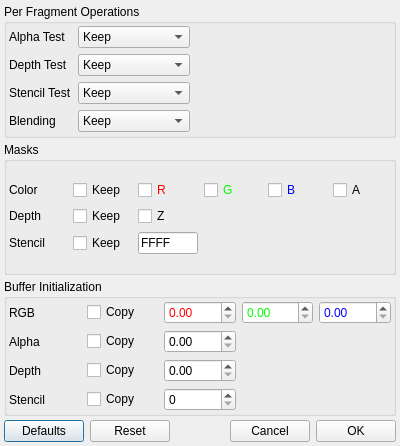
<ui version="4.0" >
 <class>dFragmentTest</class>
 <widget class="QDialog" name="dFragmentTest" >
  <property name="geometry" >
   <rect>
    <x>0</x>
    <y>0</y>
    <width>400</width>
    <height>446</height>
   </rect>
  </property>
  <property name="windowTitle" >
   <string>Dialog</string>
  </property>
  <layout class="QVBoxLayout" >
   <property name="margin" >
    <number>4</number>
   </property>
   <property name="spacing" >
    <number>4</number>
   </property>
   <item>
    <widget class="QGroupBox" name="groupBox_2" >
     <property name="sizePolicy" >
      <sizepolicy>
       <hsizetype>5</hsizetype>
       <vsizetype>1</vsizetype>
       <horstretch>0</horstretch>
       <verstretch>0</verstretch>
      </sizepolicy>
     </property>
     <property name="title" >
      <string>Per Fragment Operations</string>
     </property>
     <layout class="QGridLayout" >
      <property name="margin" >
       <number>2</number>
      </property>
      <property name="spacing" >
       <number>0</number>
      </property>
      <item row="0" column="0" >
       <layout class="QGridLayout" >
        <property name="margin" >
         <number>0</number>
        </property>
        <property name="spacing" >
         <number>6</number>
        </property>
        <item row="0" column="0" >
         <widget class="QLabel" name="label_5" >
          <property name="text" >
           <string>Alpha Test</string>
          </property>
         </widget>
        </item>
        <item row="1" column="0" >
         <widget class="QLabel" name="label_6" >
          <property name="text" >
           <string>Depth Test</string>
          </property>
         </widget>
        </item>
        <item row="2" column="0" >
         <widget class="QLabel" name="label_7" >
          <property name="text" >
           <string>Stencil Test</string>
          </property>
         </widget>
        </item>
        <item row="3" column="0" >
         <widget class="QLabel" name="label_8" >
          <property name="text" >
           <string>Blending</string>
          </property>
         </widget>
        </item>
        <item row="0" column="1" >
         <widget class="QComboBox" name="cbAlphaTest" >
          <property name="sizeAdjustPolicy" >
           <enum>QComboBox::AdjustToContents</enum>
          </property>
          <item>
           <property name="text" >
            <string>Keep</string>
           </property>
          </item>
          <item>
           <property name="text" >
            <string>Force Disabled</string>
           </property>
          </item>
          <item>
           <property name="text" >
            <string>Force Enabled</string>
           </property>
          </item>
         </widget>
        </item>
        <item row="0" column="2" >
         <spacer>
          <property name="orientation" >
           <enum>Qt::Horizontal</enum>
          </property>
          <property name="sizeHint" >
           <size>
            <width>40</width>
            <height>20</height>
           </size>
          </property>
         </spacer>
        </item>
        <item row="1" column="1" >
         <widget class="QComboBox" name="cbDepthTest" >
          <item>
           <property name="text" >
            <string>Keep</string>
           </property>
          </item>
          <item>
           <property name="text" >
            <string>Force Disabled</string>
           </property>
          </item>
          <item>
           <property name="text" >
            <string>Force Enabled</string>
           </property>
          </item>
         </widget>
        </item>
        <item row="2" column="1" >
         <widget class="QComboBox" name="cbStenciltest" >
          <item>
           <property name="text" >
            <string>Keep</string>
           </property>
          </item>
          <item>
           <property name="text" >
            <string>Force Disabled</string>
           </property>
          </item>
          <item>
           <property name="text" >
            <string>Force Enabled</string>
           </property>
          </item>
         </widget>
        </item>
        <item row="3" column="1" >
         <widget class="QComboBox" name="cbBlending" >
          <item>
           <property name="text" >
            <string>Keep</string>
           </property>
          </item>
          <item>
           <property name="text" >
            <string>Force Disabled</string>
           </property>
          </item>
          <item>
           <property name="text" >
            <string>Force Enabled</string>
           </property>
          </item>
         </widget>
        </item>
        <item row="1" column="2" >
         <spacer>
          <property name="orientation" >
           <enum>Qt::Horizontal</enum>
          </property>
          <property name="sizeHint" >
           <size>
            <width>40</width>
            <height>20</height>
           </size>
          </property>
         </spacer>
        </item>
        <item row="2" column="2" >
         <spacer>
          <property name="orientation" >
           <enum>Qt::Horizontal</enum>
          </property>
          <property name="sizeHint" >
           <size>
            <width>40</width>
            <height>20</height>
           </size>
          </property>
         </spacer>
        </item>
        <item row="3" column="2" >
         <spacer>
          <property name="orientation" >
           <enum>Qt::Horizontal</enum>
          </property>
          <property name="sizeHint" >
           <size>
            <width>40</width>
            <height>20</height>
           </size>
          </property>
         </spacer>
        </item>
       </layout>
      </item>
     </layout>
    </widget>
   </item>
   <item>
    <widget class="QGroupBox" name="groupBox_3" >
     <property name="title" >
      <string>Masks</string>
     </property>
     <layout class="QGridLayout" >
      <property name="margin" >
       <number>2</number>
      </property>
      <property name="spacing" >
       <number>0</number>
      </property>
      <item row="0" column="0" >
       <layout class="QGridLayout" >
        <property name="margin" >
         <number>0</number>
        </property>
        <property name="spacing" >
         <number>6</number>
        </property>
        <item row="0" column="0" >
         <widget class="QLabel" name="label_9" >
          <property name="text" >
           <string>Color</string>
          </property>
         </widget>
        </item>
        <item row="1" column="0" >
         <widget class="QLabel" name="label_10" >
          <property name="text" >
           <string>Depth</string>
          </property>
         </widget>
        </item>
        <item row="2" column="0" >
         <widget class="QLabel" name="label_11" >
          <property name="text" >
           <string>Stencil</string>
          </property>
         </widget>
        </item>
        <item row="0" column="2" >
         <widget class="QCheckBox" name="checkBox" >
          <property name="palette" >
           <palette>
            <active>
             <colorrole role="WindowText" >
              <brush brushstyle="SolidPattern" >
               <color alpha="255" >
                <red>255</red>
                <green>0</green>
                <blue>0</blue>
               </color>
              </brush>
             </colorrole>
             <colorrole role="Text" >
              <brush brushstyle="SolidPattern" >
               <color alpha="255" >
                <red>0</red>
                <green>0</green>
                <blue>0</blue>
               </color>
              </brush>
             </colorrole>
             <colorrole role="ButtonText" >
              <brush brushstyle="SolidPattern" >
               <color alpha="255" >
                <red>0</red>
                <green>0</green>
                <blue>0</blue>
               </color>
              </brush>
             </colorrole>
            </active>
            <inactive>
             <colorrole role="WindowText" >
              <brush brushstyle="SolidPattern" >
               <color alpha="255" >
                <red>255</red>
                <green>0</green>
                <blue>0</blue>
               </color>
              </brush>
             </colorrole>
             <colorrole role="Text" >
              <brush brushstyle="SolidPattern" >
               <color alpha="255" >
                <red>0</red>
                <green>0</green>
                <blue>0</blue>
               </color>
              </brush>
             </colorrole>
             <colorrole role="ButtonText" >
              <brush brushstyle="SolidPattern" >
               <color alpha="255" >
                <red>0</red>
                <green>0</green>
                <blue>0</blue>
               </color>
              </brush>
             </colorrole>
            </inactive>
            <disabled>
             <colorrole role="WindowText" >
              <brush brushstyle="SolidPattern" >
               <color alpha="255" >
                <red>128</red>
                <green>128</green>
                <blue>128</blue>
               </color>
              </brush>
             </colorrole>
             <colorrole role="Text" >
              <brush brushstyle="SolidPattern" >
               <color alpha="255" >
                <red>199</red>
                <green>199</green>
                <blue>199</blue>
               </color>
              </brush>
             </colorrole>
             <colorrole role="ButtonText" >
              <brush brushstyle="SolidPattern" >
               <color alpha="255" >
                <red>128</red>
                <green>128</green>
                <blue>128</blue>
               </color>
              </brush>
             </colorrole>
            </disabled>
           </palette>
          </property>
          <property name="text" >
           <string>R</string>
          </property>
         </widget>
        </item>
        <item row="0" column="3" >
         <widget class="QCheckBox" name="checkBox_2" >
          <property name="palette" >
           <palette>
            <active>
             <colorrole role="WindowText" >
              <brush brushstyle="SolidPattern" >
               <color alpha="255" >
                <red>0</red>
                <green>255</green>
                <blue>0</blue>
               </color>
              </brush>
             </colorrole>
            </active>
            <inactive>
             <colorrole role="WindowText" >
              <brush brushstyle="SolidPattern" >
               <color alpha="255" >
                <red>0</red>
                <green>255</green>
                <blue>0</blue>
               </color>
              </brush>
             </colorrole>
            </inactive>
            <disabled>
             <colorrole role="WindowText" >
              <brush brushstyle="SolidPattern" >
               <color alpha="255" >
                <red>128</red>
                <green>128</green>
                <blue>128</blue>
               </color>
              </brush>
             </colorrole>
            </disabled>
           </palette>
          </property>
          <property name="text" >
           <string>G</string>
          </property>
         </widget>
        </item>
        <item row="0" column="4" >
         <widget class="QCheckBox" name="checkBox_3" >
          <property name="palette" >
           <palette>
            <active>
             <colorrole role="WindowText" >
              <brush brushstyle="SolidPattern" >
               <color alpha="255" >
                <red>0</red>
                <green>0</green>
                <blue>255</blue>
               </color>
              </brush>
             </colorrole>
            </active>
            <inactive>
             <colorrole role="WindowText" >
              <brush brushstyle="SolidPattern" >
               <color alpha="255" >
                <red>0</red>
                <green>0</green>
                <blue>255</blue>
               </color>
              </brush>
             </colorrole>
            </inactive>
            <disabled>
             <colorrole role="WindowText" >
              <brush brushstyle="SolidPattern" >
               <color alpha="255" >
                <red>128</red>
                <green>128</green>
                <blue>128</blue>
               </color>
              </brush>
             </colorrole>
            </disabled>
           </palette>
          </property>
          <property name="text" >
           <string>B</string>
          </property>
         </widget>
        </item>
        <item row="0" column="5" >
         <widget class="QCheckBox" name="checkBox_4" >
          <property name="text" >
           <string>A</string>
          </property>
         </widget>
        </item>
        <item row="1" column="2" >
         <widget class="QCheckBox" name="checkBox_5" >
          <property name="text" >
           <string>Z</string>
          </property>
         </widget>
        </item>
        <item row="2" column="2" >
         <widget class="QLineEdit" name="lineEdit" >
          <property name="sizePolicy" >
           <sizepolicy>
            <hsizetype>0</hsizetype>
            <vsizetype>0</vsizetype>
            <horstretch>0</horstretch>
            <verstretch>0</verstretch>
           </sizepolicy>
          </property>
          <property name="maximumSize" >
           <size>
            <width>60</width>
            <height>16777215</height>
           </size>
          </property>
          <property name="inputMask" >
           <string>HHhh; </string>
          </property>
          <property name="text" >
           <string>FFFF</string>
          </property>
          <property name="cursorPosition" >
           <number>0</number>
          </property>
         </widget>
        </item>
        <item row="2" column="1" >
         <widget class="QCheckBox" name="checkBox_6" >
          <property name="text" >
           <string>Keep</string>
          </property>
         </widget>
        </item>
        <item row="1" column="1" >
         <widget class="QCheckBox" name="checkBox_7" >
          <property name="text" >
           <string>Keep</string>
          </property>
         </widget>
        </item>
        <item row="0" column="1" >
         <widget class="QCheckBox" name="checkBox_8" >
          <property name="text" >
           <string>Keep</string>
          </property>
         </widget>
        </item>
       </layout>
      </item>
     </layout>
    </widget>
   </item>
   <item>
    <widget class="QGroupBox" name="groupBox" >
     <property name="title" >
      <string>Buffer Initialization</string>
     </property>
     <layout class="QGridLayout" >
      <property name="margin" >
       <number>2</number>
      </property>
      <property name="spacing" >
       <number>0</number>
      </property>
      <item row="0" column="0" >
       <layout class="QGridLayout" >
        <property name="margin" >
         <number>0</number>
        </property>
        <property name="spacing" >
         <number>6</number>
        </property>
        <item row="2" column="1" >
         <widget class="QCheckBox" name="cbDepthCopy" >
          <property name="text" >
           <string>Copy</string>
          </property>
         </widget>
        </item>
        <item row="0" column="1" >
         <widget class="QCheckBox" name="cbRGBCopy" >
          <property name="text" >
           <string>Copy</string>
          </property>
         </widget>
        </item>
        <item row="0" column="0" >
         <widget class="QLabel" name="label" >
          <property name="text" >
           <string>RGB</string>
          </property>
         </widget>
        </item>
        <item row="1" column="2" >
         <widget class="QDoubleSpinBox" name="dsAlphaValue" />
        </item>
        <item row="0" column="3" >
         <widget class="QDoubleSpinBox" name="dsGreenValue" >
          <property name="palette" >
           <palette>
            <active>
             <colorrole role="WindowText" >
              <brush brushstyle="SolidPattern" >
               <color alpha="255" >
                <red>0</red>
                <green>0</green>
                <blue>0</blue>
               </color>
              </brush>
             </colorrole>
             <colorrole role="Text" >
              <brush brushstyle="SolidPattern" >
               <color alpha="255" >
                <red>0</red>
                <green>255</green>
                <blue>0</blue>
               </color>
              </brush>
             </colorrole>
             <colorrole role="ButtonText" >
              <brush brushstyle="SolidPattern" >
               <color alpha="255" >
                <red>0</red>
                <green>255</green>
                <blue>0</blue>
               </color>
              </brush>
             </colorrole>
            </active>
            <inactive>
             <colorrole role="WindowText" >
              <brush brushstyle="SolidPattern" >
               <color alpha="255" >
                <red>0</red>
                <green>0</green>
                <blue>0</blue>
               </color>
              </brush>
             </colorrole>
             <colorrole role="Text" >
              <brush brushstyle="SolidPattern" >
               <color alpha="255" >
                <red>0</red>
                <green>255</green>
                <blue>0</blue>
               </color>
              </brush>
             </colorrole>
             <colorrole role="ButtonText" >
              <brush brushstyle="SolidPattern" >
               <color alpha="255" >
                <red>0</red>
                <green>255</green>
                <blue>0</blue>
               </color>
              </brush>
             </colorrole>
            </inactive>
            <disabled>
             <colorrole role="WindowText" >
              <brush brushstyle="SolidPattern" >
               <color alpha="255" >
                <red>128</red>
                <green>128</green>
                <blue>128</blue>
               </color>
              </brush>
             </colorrole>
             <colorrole role="Text" >
              <brush brushstyle="SolidPattern" >
               <color alpha="255" >
                <red>199</red>
                <green>199</green>
                <blue>199</blue>
               </color>
              </brush>
             </colorrole>
             <colorrole role="ButtonText" >
              <brush brushstyle="SolidPattern" >
               <color alpha="255" >
                <red>128</red>
                <green>128</green>
                <blue>128</blue>
               </color>
              </brush>
             </colorrole>
            </disabled>
           </palette>
          </property>
         </widget>
        </item>
        <item row="0" column="4" >
         <widget class="QDoubleSpinBox" name="dsBlueValue" >
          <property name="palette" >
           <palette>
            <active>
             <colorrole role="Text" >
              <brush brushstyle="SolidPattern" >
               <color alpha="255" >
                <red>0</red>
                <green>0</green>
                <blue>255</blue>
               </color>
              </brush>
             </colorrole>
             <colorrole role="ButtonText" >
              <brush brushstyle="SolidPattern" >
               <color alpha="255" >
                <red>0</red>
                <green>0</green>
                <blue>255</blue>
               </color>
              </brush>
             </colorrole>
            </active>
            <inactive>
             <colorrole role="Text" >
              <brush brushstyle="SolidPattern" >
               <color alpha="255" >
                <red>0</red>
                <green>0</green>
                <blue>255</blue>
               </color>
              </brush>
             </colorrole>
             <colorrole role="ButtonText" >
              <brush brushstyle="SolidPattern" >
               <color alpha="255" >
                <red>0</red>
                <green>0</green>
                <blue>255</blue>
               </color>
              </brush>
             </colorrole>
            </inactive>
            <disabled>
             <colorrole role="Text" >
              <brush brushstyle="SolidPattern" >
               <color alpha="255" >
                <red>199</red>
                <green>199</green>
                <blue>199</blue>
               </color>
              </brush>
             </colorrole>
             <colorrole role="ButtonText" >
              <brush brushstyle="SolidPattern" >
               <color alpha="255" >
                <red>128</red>
                <green>128</green>
                <blue>128</blue>
               </color>
              </brush>
             </colorrole>
            </disabled>
           </palette>
          </property>
         </widget>
        </item>
        <item row="1" column="1" >
         <widget class="QCheckBox" name="cbAlphaCopy" >
          <property name="text" >
           <string>Copy</string>
          </property>
         </widget>
        </item>
        <item row="0" column="2" >
         <widget class="QDoubleSpinBox" name="dsRedValue" >
          <property name="palette" >
           <palette>
            <active>
             <colorrole role="Text" >
              <brush brushstyle="SolidPattern" >
               <color alpha="255" >
                <red>255</red>
                <green>0</green>
                <blue>0</blue>
               </color>
              </brush>
             </colorrole>
             <colorrole role="ButtonText" >
              <brush brushstyle="SolidPattern" >
               <color alpha="255" >
                <red>255</red>
                <green>0</green>
                <blue>0</blue>
               </color>
              </brush>
             </colorrole>
            </active>
            <inactive>
             <colorrole role="Text" >
              <brush brushstyle="SolidPattern" >
               <color alpha="255" >
                <red>255</red>
                <green>0</green>
                <blue>0</blue>
               </color>
              </brush>
             </colorrole>
             <colorrole role="ButtonText" >
              <brush brushstyle="SolidPattern" >
               <color alpha="255" >
                <red>255</red>
                <green>0</green>
                <blue>0</blue>
               </color>
              </brush>
             </colorrole>
            </inactive>
            <disabled>
             <colorrole role="Text" >
              <brush brushstyle="SolidPattern" >
               <color alpha="255" >
                <red>199</red>
                <green>199</green>
                <blue>199</blue>
               </color>
              </brush>
             </colorrole>
             <colorrole role="ButtonText" >
              <brush brushstyle="SolidPattern" >
               <color alpha="255" >
                <red>128</red>
                <green>128</green>
                <blue>128</blue>
               </color>
              </brush>
             </colorrole>
            </disabled>
           </palette>
          </property>
         </widget>
        </item>
        <item row="2" column="0" >
         <widget class="QLabel" name="label_3" >
          <property name="text" >
           <string>Depth</string>
          </property>
         </widget>
        </item>
        <item row="2" column="2" >
         <widget class="QDoubleSpinBox" name="dsDepthValue" />
        </item>
        <item row="1" column="0" >
         <widget class="QLabel" name="label_2" >
          <property name="text" >
           <string>Alpha</string>
          </property>
         </widget>
        </item>
        <item row="3" column="0" >
         <widget class="QLabel" name="label_4" >
          <property name="text" >
           <string>Stencil</string>
          </property>
         </widget>
        </item>
        <item row="3" column="1" >
         <widget class="QCheckBox" name="cbStencilCopy" >
          <property name="text" >
           <string>Copy</string>
          </property>
         </widget>
        </item>
        <item row="3" column="2" >
         <widget class="QSpinBox" name="dsStencilValue" />
        </item>
       </layout>
      </item>
     </layout>
    </widget>
   </item>
   <item>
    <layout class="QHBoxLayout" >
     <property name="margin" >
      <number>0</number>
     </property>
     <property name="spacing" >
      <number>6</number>
     </property>
     <item>
      <widget class="QPushButton" name="pbDefaults" >
       <property name="text" >
        <string>Defaults</string>
       </property>
      </widget>
     </item>
     <item>
      <widget class="QPushButton" name="pbReset" >
       <property name="text" >
        <string>Reset</string>
       </property>
      </widget>
     </item>
     <item>
      <spacer>
       <property name="orientation" >
        <enum>Qt::Horizontal</enum>
       </property>
       <property name="sizeHint" >
        <size>
         <width>40</width>
         <height>20</height>
        </size>
       </property>
      </spacer>
     </item>
     <item>
      <widget class="QPushButton" name="pbCancel" >
       <property name="text" >
        <string>Cancel</string>
       </property>
      </widget>
     </item>
     <item>
      <widget class="QPushButton" name="pbOK" >
       <property name="text" >
        <string>OK</string>
       </property>
      </widget>
     </item>
    </layout>
   </item>
  </layout>
 </widget>
 <resources/>
 <connections>
  <connection>
   <sender>cbRGBCopy</sender>
   <signal>toggled(bool)</signal>
   <receiver>dsRedValue</receiver>
   <slot>setDisabled(bool)</slot>
   <hints>
    <hint type="sourcelabel" >
     <x>151</x>
     <y>190</y>
    </hint>
    <hint type="destinationlabel" >
     <x>226</x>
     <y>186</y>
    </hint>
   </hints>
  </connection>
  <connection>
   <sender>cbRGBCopy</sender>
   <signal>toggled(bool)</signal>
   <receiver>dsGreenValue</receiver>
   <slot>setDisabled(bool)</slot>
   <hints>
    <hint type="sourcelabel" >
     <x>150</x>
     <y>192</y>
    </hint>
    <hint type="destinationlabel" >
     <x>311</x>
     <y>192</y>
    </hint>
   </hints>
  </connection>
  <connection>
   <sender>cbRGBCopy</sender>
   <signal>toggled(bool)</signal>
   <receiver>dsBlueValue</receiver>
   <slot>setDisabled(bool)</slot>
   <hints>
    <hint type="sourcelabel" >
     <x>146</x>
     <y>174</y>
    </hint>
    <hint type="destinationlabel" >
     <x>388</x>
     <y>174</y>
    </hint>
   </hints>
  </connection>
  <connection>
   <sender>cbAlphaCopy</sender>
   <signal>toggled(bool)</signal>
   <receiver>dsAlphaValue</receiver>
   <slot>setDisabled(bool)</slot>
   <hints>
    <hint type="sourcelabel" >
     <x>138</x>
     <y>216</y>
    </hint>
    <hint type="destinationlabel" >
     <x>212</x>
     <y>221</y>
    </hint>
   </hints>
  </connection>
  <connection>
   <sender>cbDepthCopy</sender>
   <signal>toggled(bool)</signal>
   <receiver>dsDepthValue</receiver>
   <slot>setDisabled(bool)</slot>
   <hints>
    <hint type="sourcelabel" >
     <x>134</x>
     <y>244</y>
    </hint>
    <hint type="destinationlabel" >
     <x>206</x>
     <y>248</y>
    </hint>
   </hints>
  </connection>
  <connection>
   <sender>cbStencilCopy</sender>
   <signal>toggled(bool)</signal>
   <receiver>dsStencilValue</receiver>
   <slot>setDisabled(bool)</slot>
   <hints>
    <hint type="sourcelabel" >
     <x>144</x>
     <y>280</y>
    </hint>
    <hint type="destinationlabel" >
     <x>207</x>
     <y>279</y>
    </hint>
   </hints>
  </connection>
 </connections>
</ui>
